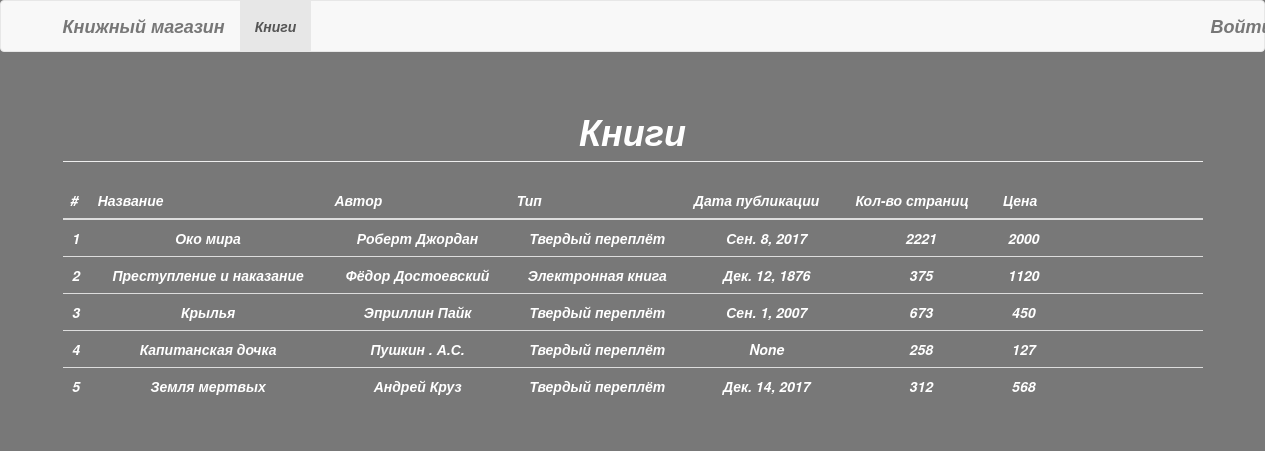
The page /books/ on the database its author committed.
### mysite/books/models.py (models this page shows)
class Book(models.Model):
    HARDCOVER = 1
    PAPERBACK = 2
    EBOOK = 3
    BOOK_TYPES = (
        (HARDCOVER, 'Твердый переплёт'),
        (PAPERBACK, 'Мягкий переплёт'),
        (EBOOK, 'Электронная книга'),
    )
    title = models.CharField(max_length=50)
    publication_date = models.DateField(blank=True, null=True)
    author = models.CharField(max_length=30, blank=True)
    price = models.DecimalField(max_digits=7, decimal_places=0)
    pages = models.IntegerField(blank=True, null=True)
    book_type = models.PositiveSmallIntegerField(choices=BOOK_TYPES, blank=True, null=True)

### mysite/books/views.py (the view)
# urls.py: url(r'^books/$', views.book_list, name='book_list'),
def book_list(request):
    books = Book.objects.all()
    return render(request, 'books/book_list.html', {'books': books})

### mysite/books/templates/books/book_list.html (shortened to what this page needs)
{% extends 'base.html' %}
{% load static %}
{% block content %}
  <h1 class="page-header">Книги</h1>
  <table class="table" id="book-table">
    <thead>
      <tr>
        <th>#</th>
        <th>Название</th>
        <th>Автор</th>
        <th>Тип</th>
        <th>Дата публикации</th>
        <th>Кол-во страниц</th>
        <th>Цена</th>
        <th></th>
      </tr>
    </thead>
    <tbody>
      {% include 'books/includes/partial_book_list.html' %}
    </tbody>
  </table>
{% endblock %}

### mysite/templates/base.html (shortened to what this page needs)
{% load static %}<!DOCTYPE html>
<html lang="ru">
  <head>
    <link href="{% static 'css/bootstrap.min.css' %}" rel="stylesheet">
    <link rel="stylesheet" href="static/css/file.css">
  </head>
  <body>
    {% include 'includes/header.html' %}
    <div class="container">
      {% block content %}
      {% endblock %}
    </div>
  </body>
</html>

### mysite/templates/includes/header.html (shortened to what this page needs)
<nav class="navbar navbar-default">
  <div class="container">
    <div class="navbar-header">
      <a class="navbar-brand" href="{% url 'home' %}">Книжный магазин</a>
    </div>
    <div class="collapse navbar-collapse" id="main-menu">
      <ul class="nav navbar-nav">
        <li{% if request.path == '/books/' %} class="active"{% endif %}>
          <a href="{% url 'book_list' %}">Книги</a>
        </li>
      </ul>
          <a class="navbar-brand" id="lol" href="/admin">Войти</a>
    </div>
  </div>
</nav>

### mysite/books/templates/books/includes/partial_book_list.html (shortened to what this page needs)
{% for book in books %}
  <tr>
    <td>{{ book.id }}</td>
    <td>{{ book.title }}</td>
    <td>{{ book.author }}</td>
    <td>{{ book.get_book_type_display }}</td>
    <td>{{ book.publication_date }}</td>
    <td>{{ book.pages }}</td>
    <td>{{ book.price }}</td>
    <td style="width: 150px">
    </td>
  </tr>
{% empty %}
  <tr>
    <td colspan="8" class="text-center bg-warning">Нет книги</td>
  </tr>
{% endfor %}

### mysite/static/css/file.css (style rules this page uses)
body { background-color: #787878; background-image:url(https://a.radikal.ru/a37/1805/76/c13fbee3a413.jpg); font-weight:600; font-style: italic; color: #ffffff; text-align: center; }
h1 { font-weight:600; font-style: italic; color: #ffffff; text-align: center; }

### mysite/templates/includes/header.html (style rules this page uses)
#lol { float: right; position: relative; left: 100px; }

### rows shown on the page
Book: id "1", title "Око мира", author "Роберт Джордан", book_type "Твердый переплёт", publication_date "Сен. 8, 2017", pages "2221", price "2000"
Book: id "2", title "Преступление и наказание", author "Фёдор Достоевский", book_type "Электронная книга", publication_date "Дек. 12, 1876", pages "375", price "1120"
Book: id "3", title "Крылья", author "Эприллин Пайк", book_type "Твердый переплёт", publication_date "Сен. 1, 2007", pages "673", price "450"
Book: id "4", title "Капитанская дочка", author "Пушкин . А.С.", book_type "Твердый переплёт", publication_date "None", pages "258", price "127"
Book: id "5", title "Земля мертвых", author "Андрей Круз", book_type "Твердый переплёт", publication_date "Дек. 14, 2017", pages "312", price "568"
